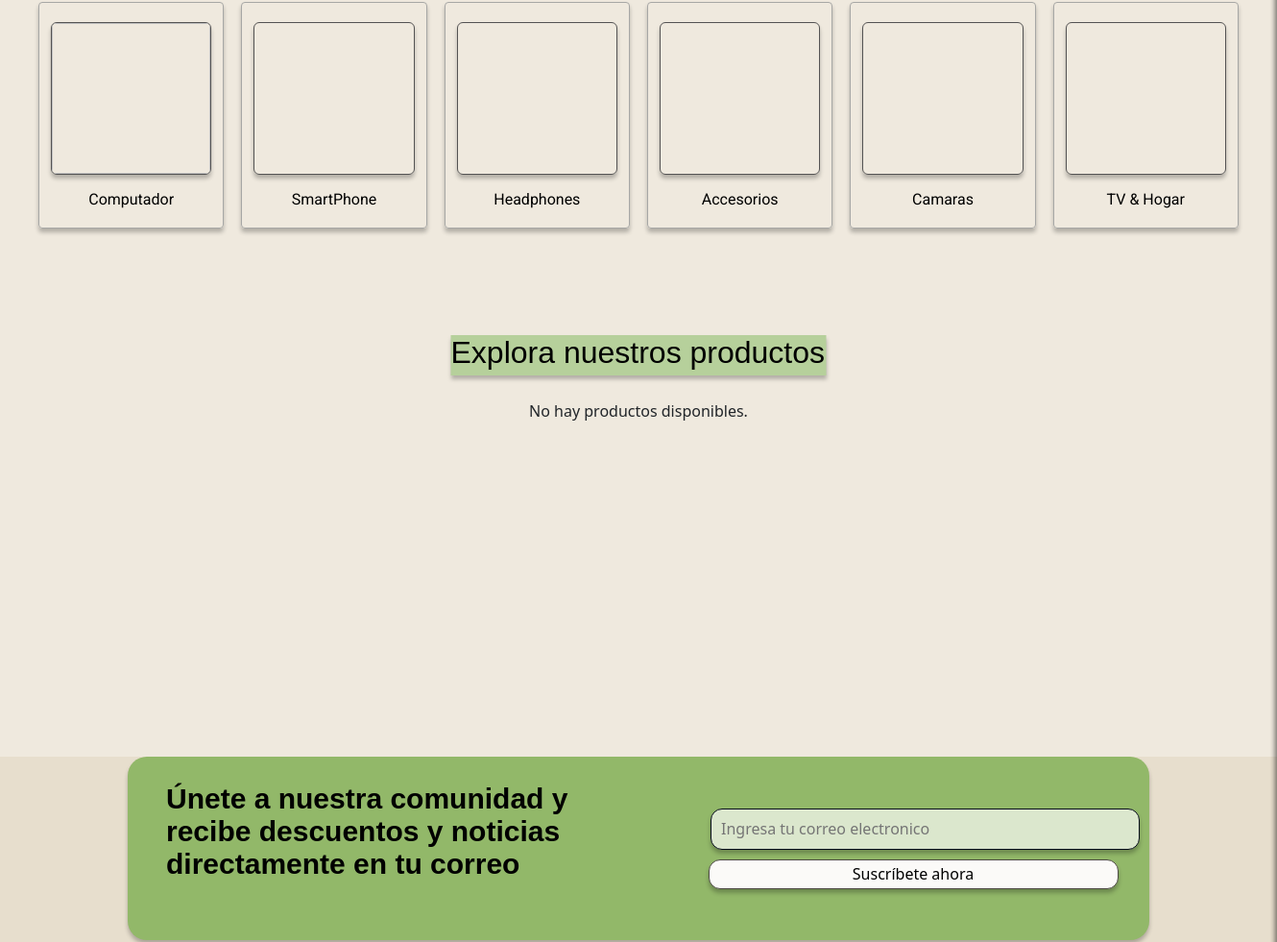
The app's page / (middle part), older data.
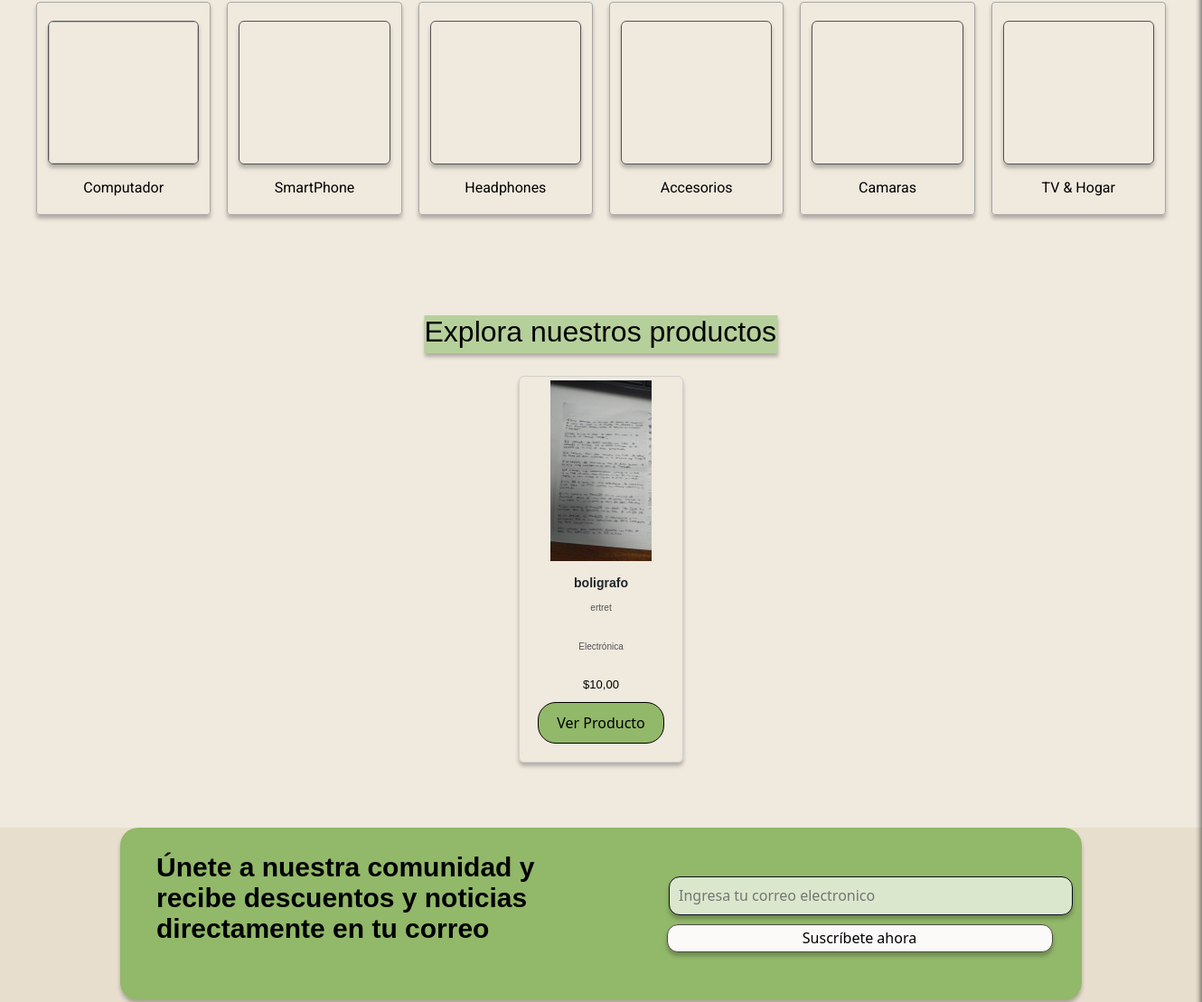
The same page, newer data.
### merkachecheres/models.py (models this page shows, shortened)
class ImagenProducto(models.Model):
    producto = models.ForeignKey(Producto, on_delete=models.CASCADE, related_name='imagenes')
    imagen = models.ImageField(upload_to='productos/imagenes', validators=[validar_extension_imagen])

class Producto(models.Model):
    titulo = models.CharField(max_length=255)
    precio = models.DecimalField(max_digits=10, decimal_places=2, default=0.0)
    descuento = models.DecimalField(max_digits=5, decimal_places=2, null=True, blank=True)
    dimensiones = models.CharField(max_length=100, null=True, blank=True)
    stock = models.IntegerField()
    marca = models.CharField(max_length=100, null=True, blank=True)
    categoria = (
        (1, "Muebles"),
        (2, "Electrónica"),
        (3, "Ropa y Accesorios"),
        (4, "Hogar y Jardín")
    )
    categoria = models.IntegerField(choices=categoria, default=0)
    descripcion = models.TextField()
    fecha_publicacion = models.DateTimeField(auto_now_add=True)

### merkachecheres/views.py (the view)
# urls.py: path('', views.index, name='index'),
def index(request):
    productos = Producto.objects.order_by('?')[:5]
    sesion_activa = request.session.get('validar', None)
    carrito = request.session.get('carrito', {})
    total_carrito = sum(item['precio'] * item['cantidad'] for item in carrito.values())
    return render(request, "index.html", {
        'productos': productos,
        'productos_count': productos.count(),
        'total_carrito': total_carrito,  # Pasa el total al contexto
    })

### merkachecheres/templates/index.html (shortened to what the changed rows need)
{% load static %}
<!DOCTYPE html>
<html lang="es">
<head>
    <link rel="stylesheet" href="{% static 'css/style.css' %}">
    <link rel="stylesheet" href="{% static 'css/styleguide.css' %}">
    <link rel="stylesheet" href="{% static 'css/carrito.css' %}">
    <link href="https://cdn.jsdelivr.net/npm/bootstrap@5.3.0-alpha3/dist/css/bootstrap.min.css" rel="stylesheet">
</head>
<body>
    <div class="landing_page">
        {% include 'user_sidebar.html' %}
        <main>
            <section class="explorar-productos">
                <div class="productos">
                    <div class="contenedor-productos">
                        {% if productos %}
                            {% for producto in productos %}
                            <d  iv class="product">
                                <div class="product_image">
                                    {% for imagen in producto.imagenes.all %}
                                    <img src="{{ imagen.imagen.url }}" alt="{{ producto.titulo }}"
                                        class="product-img {% if forloop.first %}active{% endif %}">
                                    {% endfor %}
                                </div>
                                <div class="content">
                                    <div class="frame-22">
                                        <div class="text_wrapper-8">{{ producto.titulo }}</div>
                                    </div>
                                    <div>
                                        <p class="text_wrapper-9">{{ producto.descripcion }}</p>
                                    </div>
                                    <div>
                                        <p class="text_wrapper-9">{{ producto.get_categoria_display }}</p>
                                    </div>
                                    <div class="precio">
                                        <div class="text_wrapper-10">${{ producto.precio }}</div>
                                    </div>
                                    <div>
                                        <button class="btn-ver-producto" onclick="window.location.href='{% url 'producto' producto.id %}'">Ver Producto</button>
                                    </div>
                                </div>
                            </d>
                            {% endfor %}
                        {% else %}
                            <p>No hay productos disponibles.</p>
                        {% endif %}
                    </div>
                </div>
            </section>
        </main>
                </div>
</body>
</html>

Row changes from the older to the newer data that the page shows:
added Producto: titulo "boligrafo", descripcion "ertret", categoria "Electrónica", precio "10,00"
added ImagenProducto: imagen (picture)
Text that changed along with them:
text no longer shown: "No hay productos disponibles."
